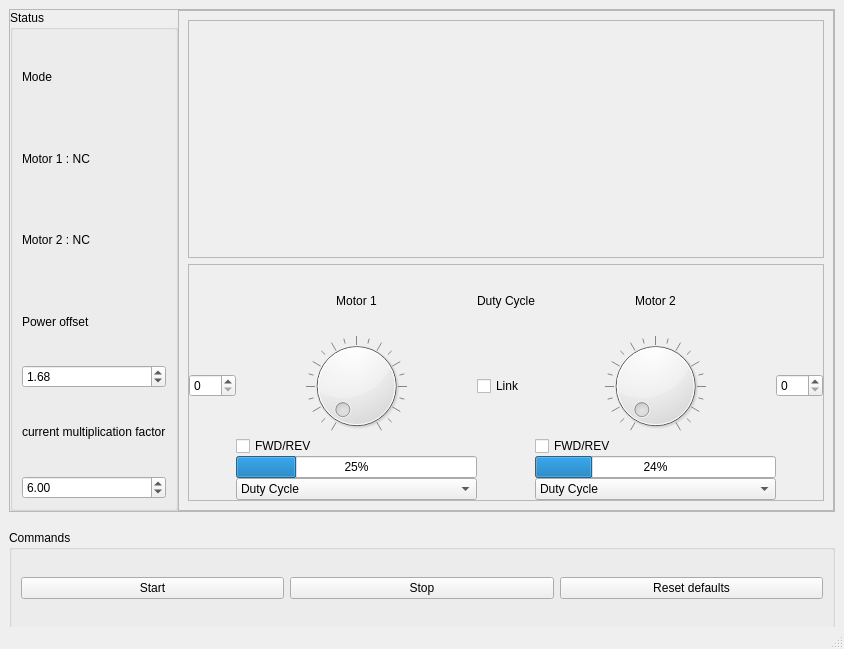
<?xml version="1.0" encoding="UTF-8"?>
<ui version="4.0">
 <class>MainWindow</class>
 <widget class="QMainWindow" name="MainWindow">
  <property name="geometry">
   <rect>
    <x>0</x>
    <y>0</y>
    <width>844</width>
    <height>649</height>
   </rect>
  </property>
  <property name="sizePolicy">
   <sizepolicy hsizetype="Expanding" vsizetype="Preferred">
    <horstretch>0</horstretch>
    <verstretch>0</verstretch>
   </sizepolicy>
  </property>
  <property name="windowTitle">
   <string>MainWindow</string>
  </property>
  <widget class="QWidget" name="centralwidget">
   <layout class="QVBoxLayout" name="verticalLayout">
    <item>
     <widget class="QFrame" name="frame">
      <property name="frameShape">
       <enum>QFrame::StyledPanel</enum>
      </property>
      <property name="frameShadow">
       <enum>QFrame::Raised</enum>
      </property>
      <layout class="QHBoxLayout" name="horizontalLayout">
       <property name="spacing">
        <number>0</number>
       </property>
       <property name="margin">
        <number>0</number>
       </property>
       <item>
        <widget class="QGroupBox" name="groupBox_2">
         <property name="maximumSize">
          <size>
           <width>200</width>
           <height>16777215</height>
          </size>
         </property>
         <property name="title">
          <string>Status</string>
         </property>
         <layout class="QVBoxLayout" name="verticalLayout_2">
          <item>
           <widget class="QLabel" name="label">
            <property name="text">
             <string>Mode</string>
            </property>
           </widget>
          </item>
          <item>
           <widget class="QLabel" name="label_2">
            <property name="text">
             <string>Motor 1 : NC</string>
            </property>
           </widget>
          </item>
          <item>
           <widget class="QLabel" name="label_3">
            <property name="text">
             <string>Motor 2 : NC</string>
            </property>
           </widget>
          </item>
          <item>
           <widget class="QLabel" name="label_4">
            <property name="text">
             <string>Power offset</string>
            </property>
           </widget>
          </item>
          <item>
           <widget class="QDoubleSpinBox" name="power_offset_spinner">
            <property name="minimum">
             <double>-10.000000000000000</double>
            </property>
            <property name="maximum">
             <double>10.000000000000000</double>
            </property>
            <property name="singleStep">
             <double>0.010000000000000</double>
            </property>
            <property name="value">
             <double>1.680000000000000</double>
            </property>
           </widget>
          </item>
          <item>
           <widget class="QLabel" name="label_5">
            <property name="text">
             <string>current multiplication factor</string>
            </property>
           </widget>
          </item>
          <item>
           <widget class="QDoubleSpinBox" name="doubleSpinBox">
            <property name="singleStep">
             <double>0.010000000000000</double>
            </property>
            <property name="value">
             <double>6.000000000000000</double>
            </property>
           </widget>
          </item>
         </layout>
        </widget>
       </item>
       <item>
        <widget class="QFrame" name="frame_2">
         <property name="frameShape">
          <enum>QFrame::StyledPanel</enum>
         </property>
         <property name="frameShadow">
          <enum>QFrame::Raised</enum>
         </property>
         <layout class="QVBoxLayout" name="verticalLayout_3">
          <item>
           <widget class="QFrame" name="frame_3">
            <property name="frameShape">
             <enum>QFrame::StyledPanel</enum>
            </property>
            <property name="frameShadow">
             <enum>QFrame::Raised</enum>
            </property>
            <layout class="QVBoxLayout" name="verticalLayout_4">
             <property name="spacing">
              <number>0</number>
             </property>
             <property name="margin">
              <number>0</number>
             </property>
             <item>
              <widget class="MatplotlibWidget" name="mplwidget"/>
             </item>
            </layout>
           </widget>
          </item>
          <item>
           <widget class="QFrame" name="frame_4">
            <property name="frameShape">
             <enum>QFrame::StyledPanel</enum>
            </property>
            <property name="frameShadow">
             <enum>QFrame::Raised</enum>
            </property>
            <layout class="QGridLayout" name="gridLayout_2">
             <property name="margin">
              <number>0</number>
             </property>
             <property name="spacing">
              <number>0</number>
             </property>
             <item row="0" column="3">
              <widget class="QLabel" name="label_8">
               <property name="text">
                <string>Motor 2</string>
               </property>
               <property name="alignment">
                <set>Qt::AlignCenter</set>
               </property>
              </widget>
             </item>
             <item row="1" column="3">
              <widget class="QDial" name="motor_2_dial">
               <property name="maximum">
                <number>100</number>
               </property>
               <property name="orientation">
                <enum>Qt::Horizontal</enum>
               </property>
               <property name="invertedAppearance">
                <bool>false</bool>
               </property>
               <property name="invertedControls">
                <bool>false</bool>
               </property>
               <property name="notchTarget">
                <double>5.000000000000000</double>
               </property>
               <property name="notchesVisible">
                <bool>true</bool>
               </property>
              </widget>
             </item>
             <item row="1" column="1">
              <widget class="QDial" name="motor_1_dial">
               <property name="maximum">
                <number>100</number>
               </property>
               <property name="wrapping">
                <bool>false</bool>
               </property>
               <property name="notchTarget">
                <double>5.000000000000000</double>
               </property>
               <property name="notchesVisible">
                <bool>true</bool>
               </property>
              </widget>
             </item>
             <item row="1" column="0">
              <widget class="QSpinBox" name="motor_1_spinner">
               <property name="maximum">
                <number>100</number>
               </property>
              </widget>
             </item>
             <item row="1" column="4">
              <widget class="QSpinBox" name="motor_2_spinner">
               <property name="maximum">
                <number>100</number>
               </property>
              </widget>
             </item>
             <item row="3" column="3">
              <widget class="QProgressBar" name="motor_2_power_bar">
               <property name="value">
                <number>24</number>
               </property>
              </widget>
             </item>
             <item row="0" column="2">
              <widget class="QLabel" name="dial_label">
               <property name="text">
                <string>Duty Cycle</string>
               </property>
               <property name="alignment">
                <set>Qt::AlignCenter</set>
               </property>
              </widget>
             </item>
             <item row="0" column="1">
              <widget class="QLabel" name="label_7">
               <property name="text">
                <string>Motor 1</string>
               </property>
               <property name="alignment">
                <set>Qt::AlignCenter</set>
               </property>
              </widget>
             </item>
             <item row="3" column="1">
              <widget class="QProgressBar" name="motor_1_power_bar">
               <property name="maximum">
                <number>20</number>
               </property>
               <property name="value">
                <number>5</number>
               </property>
               <property name="textVisible">
                <bool>true</bool>
               </property>
               <property name="invertedAppearance">
                <bool>false</bool>
               </property>
               <property name="textDirection">
                <enum>QProgressBar::TopToBottom</enum>
               </property>
              </widget>
             </item>
             <item row="1" column="2">
              <widget class="QCheckBox" name="motor_link">
               <property name="text">
                <string>Link</string>
               </property>
              </widget>
             </item>
             <item row="5" column="1">
              <widget class="QComboBox" name="comboBox">
               <item>
                <property name="text">
                 <string>Duty Cycle</string>
                </property>
               </item>
               <item>
                <property name="text">
                 <string>Position</string>
                </property>
               </item>
               <item>
                <property name="text">
                 <string>Velocity</string>
                </property>
               </item>
              </widget>
             </item>
             <item row="5" column="3">
              <widget class="QComboBox" name="comboBox_2">
               <item>
                <property name="text">
                 <string>Duty Cycle</string>
                </property>
               </item>
               <item>
                <property name="text">
                 <string>Position</string>
                </property>
               </item>
               <item>
                <property name="text">
                 <string>Velocity</string>
                </property>
               </item>
              </widget>
             </item>
             <item row="2" column="1">
              <widget class="QCheckBox" name="motor_1_fwd_rev">
               <property name="text">
                <string>FWD/REV</string>
               </property>
              </widget>
             </item>
             <item row="2" column="3">
              <widget class="QCheckBox" name="motor_2_fwd_rev">
               <property name="text">
                <string>FWD/REV</string>
               </property>
              </widget>
             </item>
            </layout>
           </widget>
          </item>
         </layout>
        </widget>
       </item>
      </layout>
     </widget>
    </item>
    <item>
     <widget class="QGroupBox" name="groupBox">
      <property name="sizePolicy">
       <sizepolicy hsizetype="Preferred" vsizetype="Preferred">
        <horstretch>0</horstretch>
        <verstretch>0</verstretch>
       </sizepolicy>
      </property>
      <property name="minimumSize">
       <size>
        <width>0</width>
        <height>100</height>
       </size>
      </property>
      <property name="maximumSize">
       <size>
        <width>16777215</width>
        <height>75</height>
       </size>
      </property>
      <property name="title">
       <string>Commands</string>
      </property>
      <layout class="QGridLayout" name="gridLayout">
       <item row="0" column="0">
        <widget class="QPushButton" name="start_button">
         <property name="toolTip">
          <string notr="true">&lt;html&gt;&lt;head/&gt;&lt;body&gt;&lt;p&gt;Start Changing Data to Both of the Motors&lt;/p&gt;&lt;/body&gt;&lt;/html&gt;</string>
         </property>
         <property name="inputMethodHints">
          <set>Qt::ImhNone</set>
         </property>
         <property name="text">
          <string>Start</string>
         </property>
        </widget>
       </item>
       <item row="0" column="1">
        <widget class="QPushButton" name="stop_button">
         <property name="minimumSize">
          <size>
           <width>0</width>
           <height>0</height>
          </size>
         </property>
         <property name="text">
          <string>Stop</string>
         </property>
        </widget>
       </item>
       <item row="0" column="2">
        <widget class="QPushButton" name="reset_button">
         <property name="text">
          <string>Reset defaults</string>
         </property>
        </widget>
       </item>
      </layout>
     </widget>
    </item>
   </layout>
  </widget>
  <widget class="QMenuBar" name="menubar">
   <property name="geometry">
    <rect>
     <x>0</x>
     <y>0</y>
     <width>844</width>
     <height>21</height>
    </rect>
   </property>
  </widget>
  <widget class="QStatusBar" name="statusbar"/>
 </widget>
 <customwidgets>
  <customwidget>
   <class>MatplotlibWidget</class>
   <extends>QWidget</extends>
   <header>matplotlibwidget</header>
  </customwidget>
 </customwidgets>
 <resources/>
 <connections>
  <connection>
   <sender>motor_1_dial</sender>
   <signal>valueChanged(int)</signal>
   <receiver>motor_1_spinner</receiver>
   <slot>setValue(int)</slot>
   <hints>
    <hint type="sourcelabel">
     <x>296</x>
     <y>380</y>
    </hint>
    <hint type="destinationlabel">
     <x>105</x>
     <y>405</y>
    </hint>
   </hints>
  </connection>
  <connection>
   <sender>motor_2_dial</sender>
   <signal>valueChanged(int)</signal>
   <receiver>motor_2_spinner</receiver>
   <slot>setValue(int)</slot>
   <hints>
    <hint type="sourcelabel">
     <x>640</x>
     <y>386</y>
    </hint>
    <hint type="destinationlabel">
     <x>797</x>
     <y>406</y>
    </hint>
   </hints>
  </connection>
  <connection>
   <sender>motor_1_spinner</sender>
   <signal>valueChanged(int)</signal>
   <receiver>motor_1_dial</receiver>
   <slot>setValue(int)</slot>
   <hints>
    <hint type="sourcelabel">
     <x>102</x>
     <y>397</y>
    </hint>
    <hint type="destinationlabel">
     <x>302</x>
     <y>375</y>
    </hint>
   </hints>
  </connection>
  <connection>
   <sender>motor_2_spinner</sender>
   <signal>valueChanged(int)</signal>
   <receiver>motor_2_dial</receiver>
   <slot>setValue(int)</slot>
   <hints>
    <hint type="sourcelabel">
     <x>799</x>
     <y>396</y>
    </hint>
    <hint type="destinationlabel">
     <x>700</x>
     <y>365</y>
    </hint>
   </hints>
  </connection>
 </connections>
</ui>
